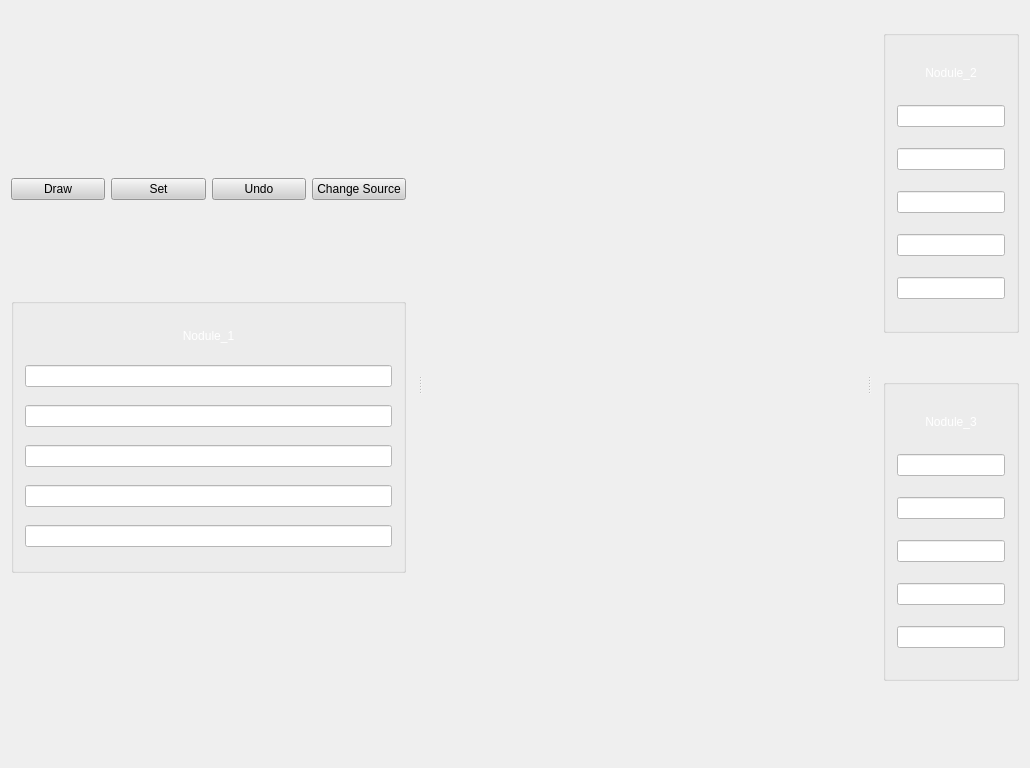
<?xml version="1.0" encoding="UTF-8"?>
<ui version="4.0">
 <class>MainWindow</class>
 <widget class="QMainWindow" name="MainWindow">
  <property name="geometry">
   <rect>
    <x>0</x>
    <y>0</y>
    <width>1030</width>
    <height>768</height>
   </rect>
  </property>
  <property name="windowTitle">
   <string>MainWindow</string>
  </property>
  <widget class="QWidget" name="centralWidget">
   <layout class="QHBoxLayout" name="horizontalLayout">
    <item>
     <widget class="QWidget" name="widget" native="true"/>
    </item>
   </layout>
  </widget>
  <widget class="QMenuBar" name="menuBar">
   <property name="geometry">
    <rect>
     <x>0</x>
     <y>0</y>
     <width>1030</width>
     <height>31</height>
    </rect>
   </property>
  </widget>
  <widget class="QDockWidget" name="dockWidget">
   <property name="minimumSize">
    <size>
     <width>417</width>
     <height>468</height>
    </size>
   </property>
   <property name="focusPolicy">
    <enum>Qt::StrongFocus</enum>
   </property>
   <property name="autoFillBackground">
    <bool>true</bool>
   </property>
   <property name="features">
    <set>QDockWidget::DockWidgetMovable</set>
   </property>
   <property name="allowedAreas">
    <set>Qt::LeftDockWidgetArea|Qt::RightDockWidgetArea</set>
   </property>
   <property name="windowTitle">
    <string/>
   </property>
   <attribute name="dockWidgetArea">
    <number>1</number>
   </attribute>
   <widget class="QWidget" name="dockWidgetContents">
    <layout class="QVBoxLayout" name="verticalLayout_2">
     <item>
      <layout class="QVBoxLayout" name="verticalLayout" stretch="2,1,1,1,3,2">
       <property name="spacing">
        <number>6</number>
       </property>
       <item>
        <layout class="QHBoxLayout" name="horizontalLayout_7" stretch="2,0,1">
         <item>
          <widget class="QPushButton" name="logo">
           <property name="maximumSize">
            <size>
             <width>200</width>
             <height>16777215</height>
            </size>
           </property>
           <property name="text">
            <string/>
           </property>
           <property name="icon">
            <iconset resource="resource.qrc">
             <normaloff>:/images/logo.png</normaloff>:/images/logo.png</iconset>
           </property>
           <property name="iconSize">
            <size>
             <width>150</width>
             <height>75</height>
            </size>
           </property>
           <property name="flat">
            <bool>true</bool>
           </property>
          </widget>
         </item>
         <item>
          <spacer name="horizontalSpacer">
           <property name="orientation">
            <enum>Qt::Horizontal</enum>
           </property>
           <property name="sizeHint" stdset="0">
            <size>
             <width>40</width>
             <height>20</height>
            </size>
           </property>
          </spacer>
         </item>
         <item>
          <widget class="QPushButton" name="quitPushbutton">
           <property name="maximumSize">
            <size>
             <width>50</width>
             <height>50</height>
            </size>
           </property>
           <property name="text">
            <string/>
           </property>
           <property name="icon">
            <iconset resource="resource.qrc">
             <normaloff>:/images/quit.png</normaloff>:/images/quit.png</iconset>
           </property>
           <property name="iconSize">
            <size>
             <width>50</width>
             <height>50</height>
            </size>
           </property>
           <property name="flat">
            <bool>true</bool>
           </property>
          </widget>
         </item>
        </layout>
       </item>
       <item>
        <spacer name="verticalSpacer">
         <property name="orientation">
          <enum>Qt::Vertical</enum>
         </property>
         <property name="sizeHint" stdset="0">
          <size>
           <width>20</width>
           <height>40</height>
          </size>
         </property>
        </spacer>
       </item>
       <item>
        <layout class="QHBoxLayout" name="horizontalLayout_2">
         <item>
          <widget class="QPushButton" name="drawpushButton">
           <property name="styleSheet">
            <string notr="true">color: rgb(0, 0, 0);
background-color: rgb(207, 207, 207);</string>
           </property>
           <property name="text">
            <string>Draw</string>
           </property>
           <property name="checkable">
            <bool>false</bool>
           </property>
          </widget>
         </item>
         <item>
          <widget class="QPushButton" name="setpushButton">
           <property name="styleSheet">
            <string notr="true">color: rgb(0, 0, 0);
background-color: rgb(207, 207, 207);</string>
           </property>
           <property name="text">
            <string>Set</string>
           </property>
          </widget>
         </item>
         <item>
          <widget class="QPushButton" name="undopushButton">
           <property name="styleSheet">
            <string notr="true">color: rgb(0, 0, 0);
background-color: rgb(207, 207, 207);</string>
           </property>
           <property name="text">
            <string>Undo</string>
           </property>
          </widget>
         </item>
         <item>
          <widget class="QPushButton" name="sourcepushButton">
           <property name="styleSheet">
            <string notr="true">color: rgb(0, 0, 0);
background-color: rgb(207, 207, 207);</string>
           </property>
           <property name="text">
            <string>Change Source</string>
           </property>
          </widget>
         </item>
        </layout>
       </item>
       <item>
        <spacer name="verticalSpacer_5">
         <property name="orientation">
          <enum>Qt::Vertical</enum>
         </property>
         <property name="sizeHint" stdset="0">
          <size>
           <width>20</width>
           <height>40</height>
          </size>
         </property>
        </spacer>
       </item>
       <item>
        <widget class="QGroupBox" name="groupBox_3">
         <property name="title">
          <string/>
         </property>
         <layout class="QVBoxLayout" name="verticalLayout_3" stretch="1,1,1,1,1,1">
          <property name="spacing">
           <number>6</number>
          </property>
          <property name="topMargin">
           <number>9</number>
          </property>
          <property name="bottomMargin">
           <number>9</number>
          </property>
          <item>
           <widget class="QPushButton" name="Nodule_1">
            <property name="styleSheet">
             <string notr="true">font: 16pt &quot;Ubuntu&quot;;
color: rgb(255, 255, 255);</string>
            </property>
            <property name="text">
             <string>Nodule_1</string>
            </property>
            <property name="flat">
             <bool>true</bool>
            </property>
           </widget>
          </item>
          <item>
           <widget class="QLineEdit" name="lineEdit11">
            <property name="styleSheet">
             <string notr="true">color: rgb(31, 17, 17);
background-color: rgb(255, 255, 255);</string>
            </property>
           </widget>
          </item>
          <item>
           <widget class="QLineEdit" name="lineEdit12">
            <property name="styleSheet">
             <string notr="true">color: rgb(31, 17, 17);
background-color: rgb(255, 255, 255);</string>
            </property>
           </widget>
          </item>
          <item>
           <widget class="QLineEdit" name="lineEdit13">
            <property name="styleSheet">
             <string notr="true">color: rgb(31, 17, 17);
background-color: rgb(255, 255, 255);</string>
            </property>
           </widget>
          </item>
          <item>
           <widget class="QLineEdit" name="lineEdit14">
            <property name="styleSheet">
             <string notr="true">color: rgb(31, 17, 17);
background-color: rgb(255, 255, 255);</string>
            </property>
           </widget>
          </item>
          <item>
           <widget class="QLineEdit" name="lineEdit15">
            <property name="styleSheet">
             <string notr="true">color: rgb(31, 17, 17);
background-color: rgb(255, 255, 255);</string>
            </property>
           </widget>
          </item>
         </layout>
         <zorder>lineEdit11</zorder>
         <zorder>Nodule_1</zorder>
         <zorder>lineEdit12</zorder>
         <zorder>lineEdit13</zorder>
         <zorder>lineEdit14</zorder>
         <zorder>lineEdit15</zorder>
        </widget>
       </item>
       <item>
        <spacer name="verticalSpacer_4">
         <property name="orientation">
          <enum>Qt::Vertical</enum>
         </property>
         <property name="sizeHint" stdset="0">
          <size>
           <width>20</width>
           <height>40</height>
          </size>
         </property>
        </spacer>
       </item>
      </layout>
     </item>
    </layout>
   </widget>
  </widget>
  <widget class="QDockWidget" name="dockWidget_2">
   <property name="features">
    <set>QDockWidget::NoDockWidgetFeatures</set>
   </property>
   <property name="allowedAreas">
    <set>Qt::RightDockWidgetArea</set>
   </property>
   <attribute name="dockWidgetArea">
    <number>2</number>
   </attribute>
   <widget class="QWidget" name="dockWidgetContents_2">
    <layout class="QGridLayout" name="gridLayout">
     <item row="0" column="0">
      <layout class="QVBoxLayout" name="verticalLayout_10" stretch="4,0,4,1">
       <item>
        <widget class="QGroupBox" name="groupBox">
         <property name="title">
          <string/>
         </property>
         <property name="flat">
          <bool>true</bool>
         </property>
         <layout class="QVBoxLayout" name="verticalLayout_8" stretch="2,2,2,2,2,2">
          <item>
           <widget class="QPushButton" name="Nodule_2">
            <property name="styleSheet">
             <string notr="true">font: 16pt &quot;Ubuntu&quot;;
color: rgb(255, 255, 255);</string>
            </property>
            <property name="text">
             <string>Nodule_2</string>
            </property>
            <property name="flat">
             <bool>true</bool>
            </property>
           </widget>
          </item>
          <item>
           <widget class="QLineEdit" name="lineEdit21">
            <property name="styleSheet">
             <string notr="true">color: rgb(31, 17, 17);
background-color: rgb(255, 255, 255);</string>
            </property>
           </widget>
          </item>
          <item>
           <widget class="QLineEdit" name="lineEdit22">
            <property name="styleSheet">
             <string notr="true">color: rgb(31, 17, 17);
background-color: rgb(255, 255, 255);</string>
            </property>
           </widget>
          </item>
          <item>
           <widget class="QLineEdit" name="lineEdit23">
            <property name="styleSheet">
             <string notr="true">color: rgb(31, 17, 17);
background-color: rgb(255, 255, 255);</string>
            </property>
           </widget>
          </item>
          <item>
           <widget class="QLineEdit" name="lineEdit24">
            <property name="styleSheet">
             <string notr="true">color: rgb(31, 17, 17);
background-color: rgb(255, 255, 255);</string>
            </property>
           </widget>
          </item>
          <item>
           <widget class="QLineEdit" name="lineEdit25">
            <property name="styleSheet">
             <string notr="true">color: rgb(31, 17, 17);
background-color: rgb(255, 255, 255);</string>
            </property>
           </widget>
          </item>
         </layout>
        </widget>
       </item>
       <item>
        <spacer name="verticalSpacer_2">
         <property name="orientation">
          <enum>Qt::Vertical</enum>
         </property>
         <property name="sizeHint" stdset="0">
          <size>
           <width>20</width>
           <height>40</height>
          </size>
         </property>
        </spacer>
       </item>
       <item>
        <widget class="QGroupBox" name="groupBox_2">
         <property name="title">
          <string/>
         </property>
         <layout class="QVBoxLayout" name="verticalLayout_9" stretch="2,2,2,2,2,2">
          <item>
           <widget class="QPushButton" name="Nodule_3">
            <property name="styleSheet">
             <string notr="true">font: 16pt &quot;Ubuntu&quot;;
color: rgb(255, 255, 255);</string>
            </property>
            <property name="text">
             <string>Nodule_3</string>
            </property>
            <property name="flat">
             <bool>true</bool>
            </property>
           </widget>
          </item>
          <item>
           <widget class="QLineEdit" name="lineEdit31">
            <property name="styleSheet">
             <string notr="true">color: rgb(31, 17, 17);
background-color: rgb(255, 255, 255);</string>
            </property>
           </widget>
          </item>
          <item>
           <widget class="QLineEdit" name="lineEdit32">
            <property name="styleSheet">
             <string notr="true">color: rgb(31, 17, 17);
background-color: rgb(255, 255, 255);</string>
            </property>
           </widget>
          </item>
          <item>
           <widget class="QLineEdit" name="lineEdit33">
            <property name="styleSheet">
             <string notr="true">color: rgb(31, 17, 17);
background-color: rgb(255, 255, 255);</string>
            </property>
           </widget>
          </item>
          <item>
           <widget class="QLineEdit" name="lineEdit34">
            <property name="styleSheet">
             <string notr="true">color: rgb(31, 17, 17);
background-color: rgb(255, 255, 255);</string>
            </property>
           </widget>
          </item>
          <item>
           <widget class="QLineEdit" name="lineEdit35">
            <property name="styleSheet">
             <string notr="true">color: rgb(31, 17, 17);
background-color: rgb(255, 255, 255);</string>
            </property>
           </widget>
          </item>
         </layout>
        </widget>
       </item>
       <item>
        <spacer name="verticalSpacer_3">
         <property name="orientation">
          <enum>Qt::Vertical</enum>
         </property>
         <property name="sizeHint" stdset="0">
          <size>
           <width>20</width>
           <height>40</height>
          </size>
         </property>
        </spacer>
       </item>
      </layout>
     </item>
    </layout>
   </widget>
  </widget>
 </widget>
 <layoutdefault spacing="6" margin="11"/>
 <resources>
  <include location="resource.qrc"/>
 </resources>
 <connections/>
</ui>
